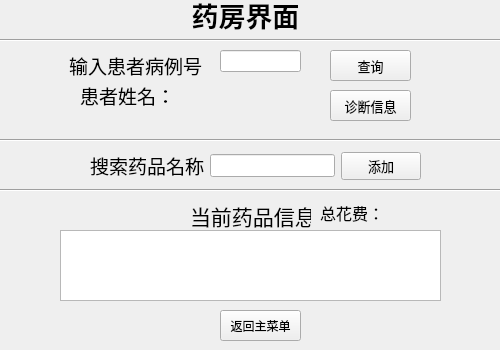
<?xml version="1.0" encoding="UTF-8"?>
<ui version="4.0">
 <class>Drug</class>
 <widget class="QWidget" name="Drug">
  <property name="geometry">
   <rect>
    <x>0</x>
    <y>0</y>
    <width>500</width>
    <height>350</height>
   </rect>
  </property>
  <property name="windowTitle">
   <string>Form</string>
  </property>
  <widget class="QLabel" name="label">
   <property name="geometry">
    <rect>
     <x>190</x>
     <y>-10</y>
     <width>111</width>
     <height>51</height>
    </rect>
   </property>
   <property name="text">
    <string>&lt;html&gt;&lt;head/&gt;&lt;body&gt;&lt;p align=&quot;center&quot;&gt;&lt;span style=&quot; font-size:20pt; font-weight:700;&quot;&gt;药房界面&lt;/span&gt;&lt;/p&gt;&lt;/body&gt;&lt;/html&gt;</string>
   </property>
  </widget>
  <widget class="Line" name="line">
   <property name="geometry">
    <rect>
     <x>0</x>
     <y>30</y>
     <width>521</width>
     <height>20</height>
    </rect>
   </property>
   <property name="orientation">
    <enum>Qt::Orientation::Horizontal</enum>
   </property>
  </widget>
  <widget class="Line" name="line_2">
   <property name="geometry">
    <rect>
     <x>-10</x>
     <y>130</y>
     <width>531</width>
     <height>20</height>
    </rect>
   </property>
   <property name="orientation">
    <enum>Qt::Orientation::Horizontal</enum>
   </property>
  </widget>
  <widget class="QLabel" name="label_3">
   <property name="geometry">
    <rect>
     <x>60</x>
     <y>50</y>
     <width>151</width>
     <height>31</height>
    </rect>
   </property>
   <property name="text">
    <string>&lt;html&gt;&lt;head/&gt;&lt;body&gt;&lt;p align=&quot;center&quot;&gt;&lt;span style=&quot; font-size:14pt;&quot;&gt;输入患者病例号&lt;/span&gt;&lt;/p&gt;&lt;/body&gt;&lt;/html&gt;</string>
   </property>
  </widget>
  <widget class="QLineEdit" name="idEdit">
   <property name="geometry">
    <rect>
     <x>220</x>
     <y>50</y>
     <width>81</width>
     <height>22</height>
    </rect>
   </property>
   <property name="font">
    <font>
     <pointsize>10</pointsize>
    </font>
   </property>
  </widget>
  <widget class="QPushButton" name="searchEdit_2">
   <property name="geometry">
    <rect>
     <x>330</x>
     <y>50</y>
     <width>81</width>
     <height>31</height>
    </rect>
   </property>
   <property name="font">
    <font>
     <pointsize>10</pointsize>
    </font>
   </property>
   <property name="text">
    <string>查询</string>
   </property>
  </widget>
  <widget class="Line" name="line_3">
   <property name="geometry">
    <rect>
     <x>0</x>
     <y>180</y>
     <width>511</width>
     <height>20</height>
    </rect>
   </property>
   <property name="orientation">
    <enum>Qt::Orientation::Horizontal</enum>
   </property>
  </widget>
  <widget class="QLabel" name="label_6">
   <property name="geometry">
    <rect>
     <x>190</x>
     <y>200</y>
     <width>121</width>
     <height>31</height>
    </rect>
   </property>
   <property name="text">
    <string>&lt;html&gt;&lt;head/&gt;&lt;body&gt;&lt;p align=&quot;center&quot;&gt;&lt;span style=&quot; font-size:16pt;&quot;&gt;当前药品信息&lt;/span&gt;&lt;/p&gt;&lt;/body&gt;&lt;/html&gt;</string>
   </property>
  </widget>
  <widget class="QTextEdit" name="drugEdit">
   <property name="geometry">
    <rect>
     <x>60</x>
     <y>230</y>
     <width>381</width>
     <height>71</height>
    </rect>
   </property>
  </widget>
  <widget class="QPushButton" name="backButton">
   <property name="geometry">
    <rect>
     <x>220</x>
     <y>310</y>
     <width>81</width>
     <height>31</height>
    </rect>
   </property>
   <property name="text">
    <string>返回主菜单</string>
   </property>
  </widget>
  <widget class="QWidget" name="layoutWidget">
   <property name="geometry">
    <rect>
     <x>320</x>
     <y>200</y>
     <width>142</width>
     <height>26</height>
    </rect>
   </property>
   <layout class="QHBoxLayout" name="horizontalLayout_4">
    <item>
     <widget class="QLabel" name="label_5">
      <property name="text">
       <string>&lt;html&gt;&lt;head/&gt;&lt;body&gt;&lt;p&gt;&lt;span style=&quot; font-size:12pt;&quot;&gt;总花费：&lt;/span&gt;&lt;/p&gt;&lt;/body&gt;&lt;/html&gt;</string>
      </property>
     </widget>
    </item>
    <item>
     <widget class="QLabel" name="costLabel">
      <property name="text">
       <string>&lt;html&gt;&lt;head/&gt;&lt;body&gt;&lt;p&gt;&lt;br/&gt;&lt;/p&gt;&lt;/body&gt;&lt;/html&gt;</string>
      </property>
     </widget>
    </item>
   </layout>
  </widget>
  <widget class="QWidget" name="layoutWidget">
   <property name="geometry">
    <rect>
     <x>90</x>
     <y>150</y>
     <width>331</width>
     <height>32</height>
    </rect>
   </property>
   <layout class="QHBoxLayout" name="horizontalLayout_5">
    <item>
     <layout class="QHBoxLayout" name="horizontalLayout_2">
      <item>
       <widget class="QLabel" name="label_2">
        <property name="text">
         <string>&lt;html&gt;&lt;head/&gt;&lt;body&gt;&lt;p align=&quot;center&quot;&gt;&lt;span style=&quot; font-size:14pt;&quot;&gt;搜索药品名称&lt;/span&gt;&lt;/p&gt;&lt;/body&gt;&lt;/html&gt;</string>
        </property>
       </widget>
      </item>
      <item>
       <widget class="QLineEdit" name="searchEdit">
        <property name="font">
         <font>
          <pointsize>10</pointsize>
         </font>
        </property>
       </widget>
      </item>
     </layout>
    </item>
    <item>
     <widget class="QPushButton" name="addButton">
      <property name="font">
       <font>
        <pointsize>10</pointsize>
       </font>
      </property>
      <property name="text">
       <string>添加</string>
      </property>
     </widget>
    </item>
   </layout>
  </widget>
  <widget class="QPushButton" name="checkButton">
   <property name="geometry">
    <rect>
     <x>330</x>
     <y>90</y>
     <width>81</width>
     <height>31</height>
    </rect>
   </property>
   <property name="font">
    <font>
     <pointsize>10</pointsize>
    </font>
   </property>
   <property name="text">
    <string>诊断信息</string>
   </property>
  </widget>
  <widget class="QLabel" name="label_4">
   <property name="geometry">
    <rect>
     <x>80</x>
     <y>80</y>
     <width>91</width>
     <height>31</height>
    </rect>
   </property>
   <property name="text">
    <string>&lt;html&gt;&lt;head/&gt;&lt;body&gt;&lt;p&gt;&lt;span style=&quot; font-size:14pt;&quot;&gt;患者姓名：&lt;/span&gt;&lt;/p&gt;&lt;/body&gt;&lt;/html&gt;</string>
   </property>
  </widget>
  <widget class="QLabel" name="nameLabel">
   <property name="geometry">
    <rect>
     <x>180</x>
     <y>90</y>
     <width>61</width>
     <height>21</height>
    </rect>
   </property>
   <property name="text">
    <string>&lt;html&gt;&lt;head/&gt;&lt;body&gt;&lt;p&gt;&lt;br/&gt;&lt;/p&gt;&lt;/body&gt;&lt;/html&gt;</string>
   </property>
  </widget>
 </widget>
 <resources/>
 <connections/>
</ui>
